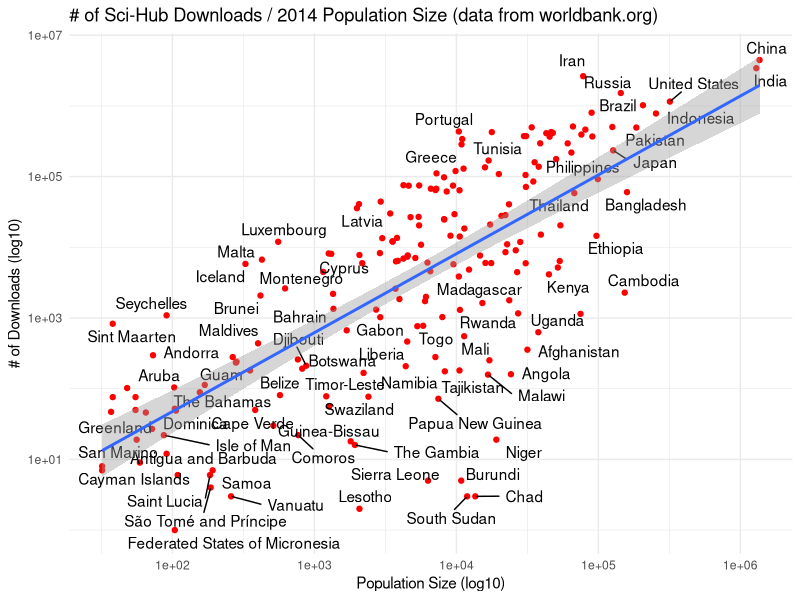
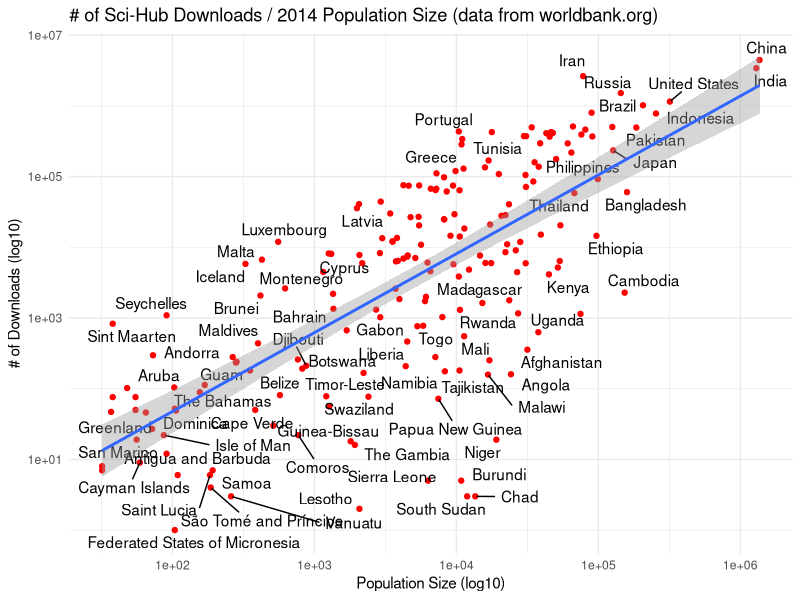
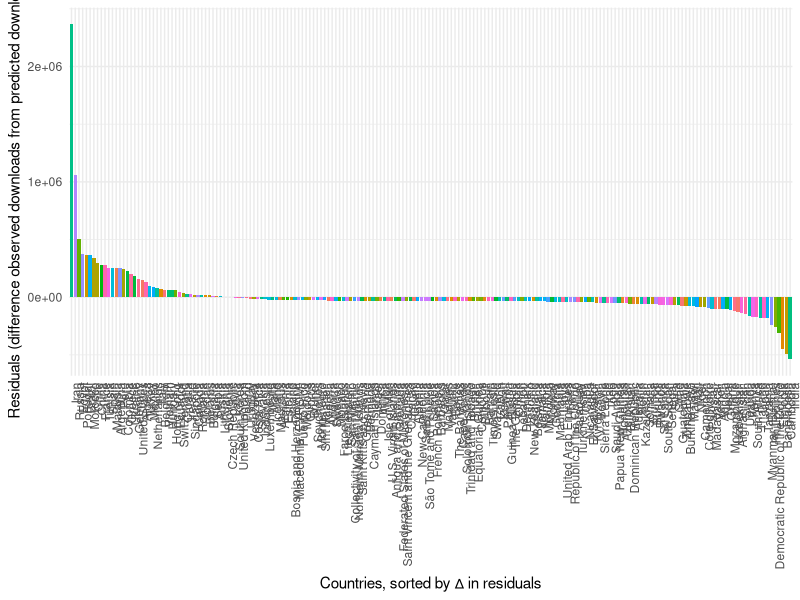
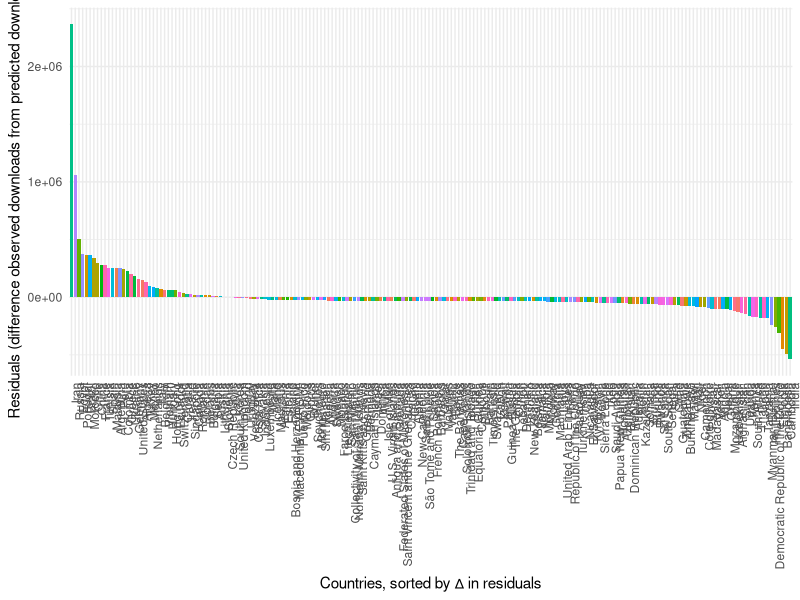
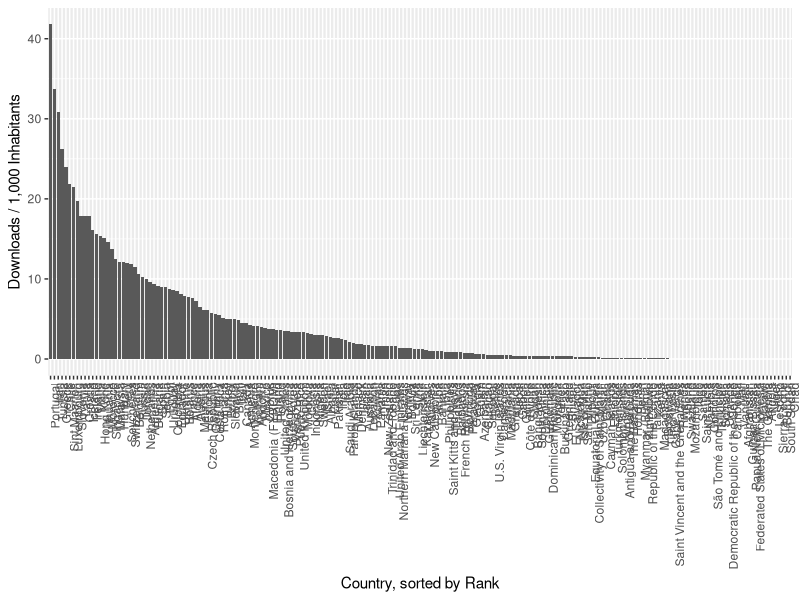
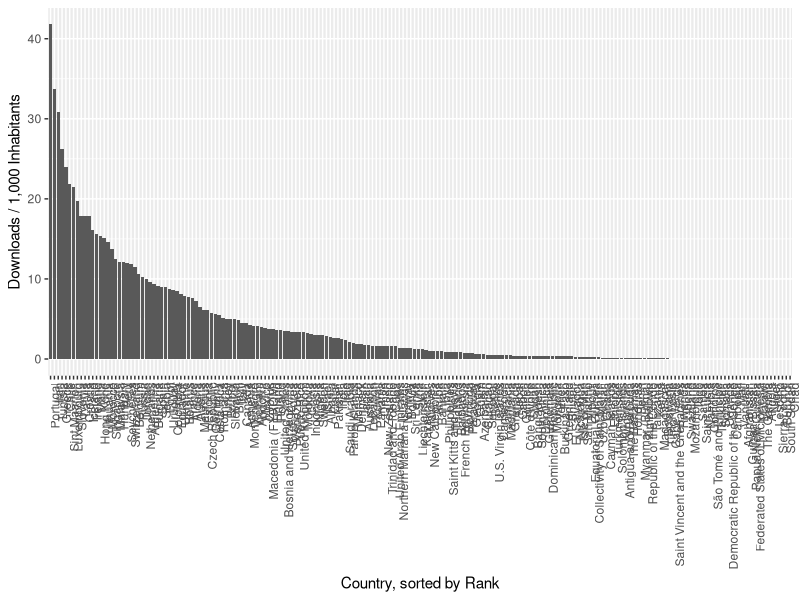

Write R code to recreate these figures, in order.
library(ggplot2)
library(ggrepel)
library(ggthemes)

countrywise <- read.csv(file="country_downloads_population.csv",sep="\t",head=TRUE)

# general plot

p <- ggplot(countrywise,aes(x=countrywise$population,y=countrywise$downloads,label=countrywise$country)) + geom_point(color = 'red') + geom_text_repel() + scale_x_log10("Population Size (log10)") + scale_y_log10("# of Downloads (log10)") + stat_smooth(method="glm") + theme_minimal() + ggtitle("# of Sci-Hub Downloads / 2014 Population Size (data from worldbank.org)")
ggsave("graphs/downloads_per_population.pdf", width = 594, height = 210, units = "mm")
ggsave("graphs/downloads_per_population.png", width = 594, height = 210, units = "mm")

# residuals
res <- glm(countrywise$downloads ~ countrywise$population)
countrywise$residuals_glm <- residuals(res)
p <- ggplot(countrywise,aes(x = reorder(country, -residuals_glm),y=residuals_glm,fill=country)) + geom_bar(stat="identity") +theme_minimal() + theme(axis.text.x = element_text(angle = 90, hjust = 1)) + scale_y_continuous("Residuals (difference observed downloads from predicted downloads)") + scale_fill_discrete(guide = FALSE) + scale_x_discrete("Countries, sorted by ∆ in residuals")

ggsave("graphs/downloads_per_population_residuals.pdf", width = 594, height = 220, units = "mm")
ggsave("graphs/downloads_per_population_residuals.png", width = 594, height = 220, units = "mm")

# sorted by downloads / 1.000 inhabitants
countrywise$downloadperthousandcapita <- countrywise$downloads / countrywise$population
p <- ggplot(countrywise,aes(x = reorder(country, -downloadperthousandcapita),y=downloadperthousandcapita)) + geom_bar(stat="identity") + theme(axis.text.x = element_text(angle = 90, hjust = 1)) + scale_x_discrete("Country, sorted by Rank") + scale_y_continuous("Downloads / 1,000 Inhabitants")
ggsave("graphs/downloads_per_population_ranked.pdf", width = 594, height = 220, units = "mm")
ggsave("graphs/downloads_per_population_ranked.png", width = 594, height = 220, units = "mm")
